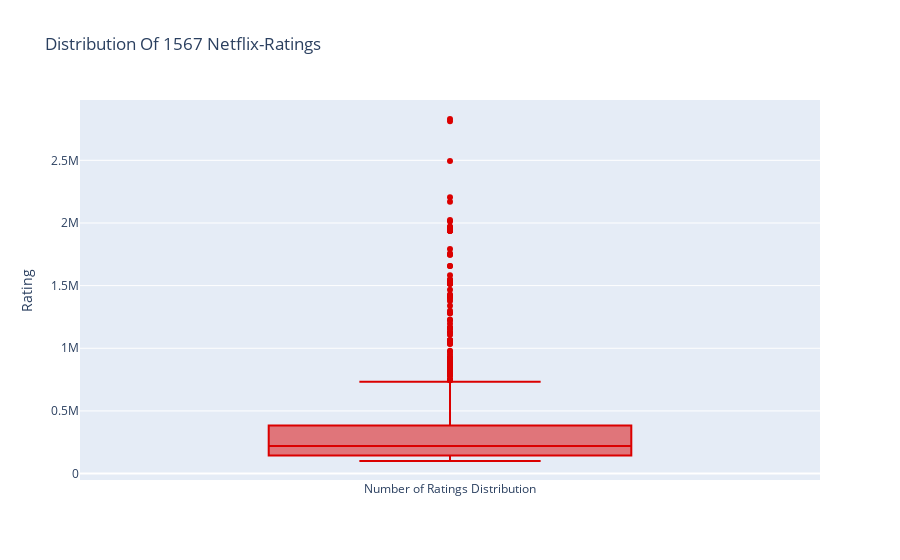

The cell this chart's notebook holds for it:
### Markdown cell above
- 畫出 boxplot 觀察其分佈

### Code cell
# Get data
data = df['Number of Ratings'].value_counts().sort_index(ascending=False)

# Create trace
trace = go.Box(y=df['Number of Ratings'], name='Number of Ratings Distribution', marker=dict(color='#db0000'))

# Create layout
layout = dict(title='Distribution Of {} Netflix-Ratings'.format(len(df)),
              yaxis=dict(title='Rating'))

# Create plot
fig = go.Figure(data=[trace], layout=layout)
fig.show()

### Figure 1 — Plotly figure (JSON) as saved in the notebook; plotly's stock layout.template omitted (floating-point values rounded to 4 significant figures; data arrays with more than 128 entries replaced by an {"elided": "..."} marker saying what was removed)
{"data": [{"marker": {"color": "#db0000"}, "name": "Number of Ratings Distribution", "type": "box", "y": {"elided": "1567 int values"}}], "layout": {"title": {"text": "Distribution Of 1567 Netflix-Ratings"}, "yaxis": {"title": {"text": "Rating"}}}}
